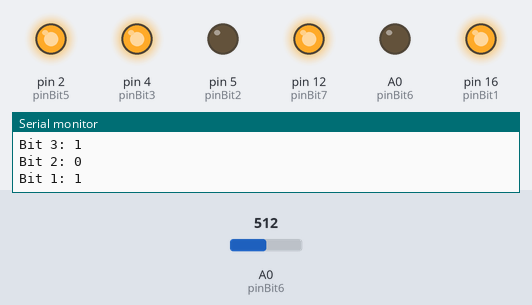
The sketch below on a simulated Arduino Uno, built with avr-gcc and run on an emulated ATmega328P. On the bench: output pins drawn as LEDs (lit = HIGH), the last lines printed to the serial monitor. The test bench sets the inputs (shaded band); at power-on: A0 (pinBit6) = 512. Pins used as bus, display or sensor lines are not drawn.

Above: at 1.3 s.
1.4 s: A0 (pinBit6) set to 560
At 2.2 s:
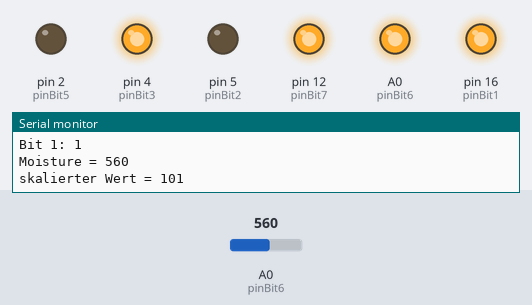
3.1 s: A0 (pinBit6) set to 540
At 3.6 s:
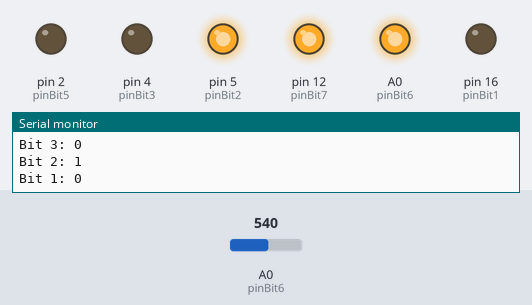
4.7 s: A0 (pinBit6) set to 511
At 6.1 s:
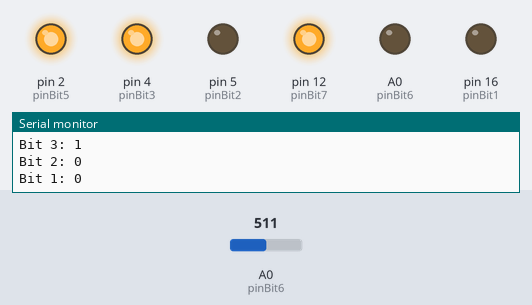
6.4 s: A0 (pinBit6) set to 306
At 7.4 s:
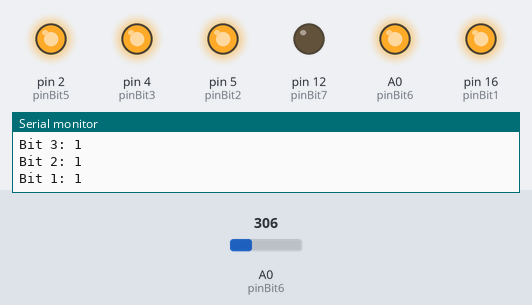
8.0 s: A0 (pinBit6) set to 122
At 8.7 s:
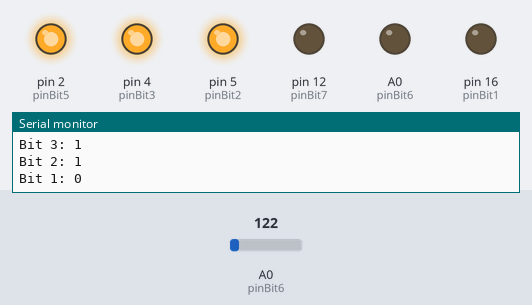
9.6 s: A0 (pinBit6) set to 90
At 11.1 s:
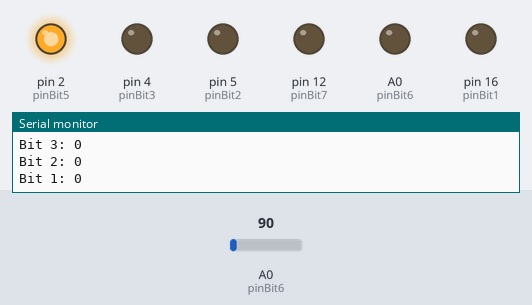
Timing chart, 0 to 12.3 s (numbered marks = the images above; inputs shaded):
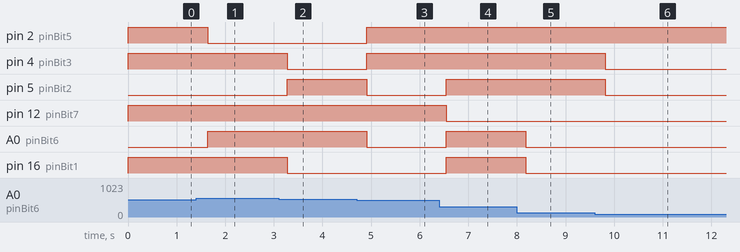

Measured:
- after the input at 1.4 s, pin 2 (pinBit5): HIGH → LOW after 0.24 s; A0 (pinBit6): LOW → HIGH after 0.24 s
- after the input at 3.1 s, pin 4 (pinBit3), pin 16 (pinBit1): HIGH → LOW after 0.17 s; pin 5 (pinBit2): LOW → HIGH after 0.17 s
- after the input at 4.7 s, pin 2 (pinBit5), pin 4 (pinBit3): LOW → HIGH after 0.21 s; pin 5 (pinBit2), A0 (pinBit6): HIGH → LOW after 0.21 s
- after the input at 6.4 s, pin 5 (pinBit2), A0 (pinBit6), pin 16 (pinBit1): LOW → HIGH after 0.14 s; pin 12 (pinBit7): HIGH → LOW after 0.14 s
- after the input at 8.0 s, A0 (pinBit6), pin 16 (pinBit1): HIGH → LOW after 0.18 s
- after the input at 9.6 s, pin 4 (pinBit3), pin 5 (pinBit2): HIGH → LOW after 0.21 s

The sketch:

dezZubinESP8266.ino
```cpp
int pinBit1 = 16;
int pinBit2 = 5;
int pinBit3 = 4;
int pinBit4 = 0;
int pinBit5 = 2;
int pinBit6 = 14;
int pinBit7 = 12;
int bit1 = 0;
int bit2 = 0;
int bit3 = 0;
int bit4 = 0;
int bit5 = 0;
int bit6 = 0;
int bit7 = 0;
int sensorPin = A0;
int sensorValue = 0;
int minGemessenerWert = 0;
int maxGemessenerWert = 550;
int minSkalierterWert = 0;
int maxSkalierterWert = 100;
int skalierterWert =0;

void setup() {
  Serial.begin(9600);
  pinMode(pinBit1, OUTPUT);
  pinMode(pinBit2, OUTPUT);
  pinMode(pinBit3, OUTPUT);
  pinMode(pinBit4, OUTPUT);
  pinMode(pinBit5, OUTPUT);
  pinMode(pinBit6, OUTPUT);
  pinMode(pinBit7, OUTPUT);
}

void loop() {
  // Zahl einlesen
  readSens();

  // Aufteilen in 7 Bits
   bit7 = (skalierterWert >> 6) & 1;
   bit6 = (skalierterWert >> 5) & 1;
   bit5 = (skalierterWert >> 4) & 1;
   bit4 = (skalierterWert >> 3) & 1;
   bit3 = (skalierterWert >> 2) & 1;
   bit2 = (skalierterWert >> 1) & 1;
   bit1 = skalierterWert & 1;

  digitalWrite(pinBit1, bit1);
  digitalWrite(pinBit2, bit2);
  digitalWrite(pinBit3, bit3);
  digitalWrite(pinBit4, bit4);
  digitalWrite(pinBit5, bit5);
  digitalWrite(pinBit6, bit6);
  digitalWrite(pinBit7, bit7);

  Serial.print("Bit 7: ");
  Serial.println(bit7);
  Serial.print("Bit 6: ");
  Serial.println(bit6);
  Serial.print("Bit 5: ");
  Serial.println(bit5);
  Serial.print("Bit 4: ");
  Serial.println(bit4);
  Serial.print("Bit 3: ");
  Serial.println(bit3);
  Serial.print("Bit 2: ");
  Serial.println(bit2);
  Serial.print("Bit 1: ");
  Serial.println(bit1);
  delay(500);
}


void readSens()//Read sensor value and scale 0-100
{
    sensorValue = analogRead(sensorPin);
    Serial.print("Moisture = " );
    Serial.println(sensorValue);
    skalierterWert = map(sensorValue, minGemessenerWert, maxGemessenerWert, minSkalierterWert, maxSkalierterWert);
    Serial.print("skalierter Wert = " );
    Serial.println(skalierterWert);
}
```
